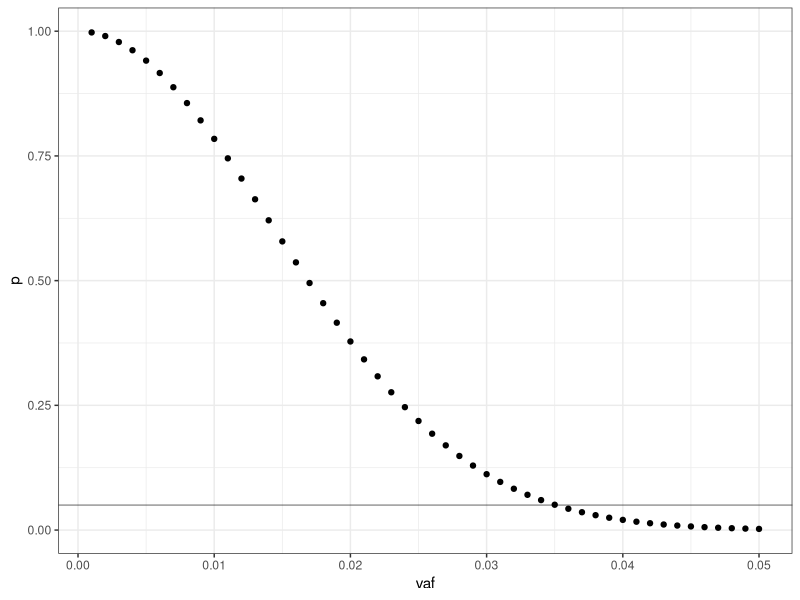
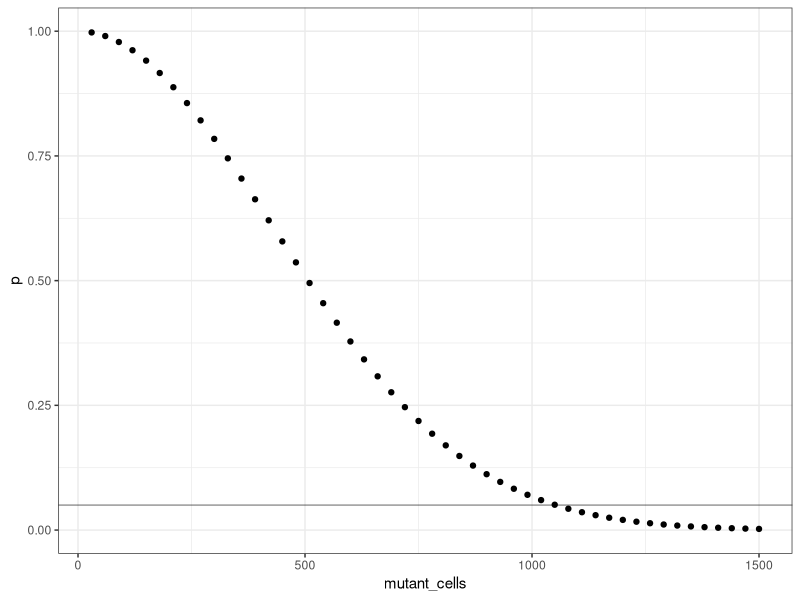
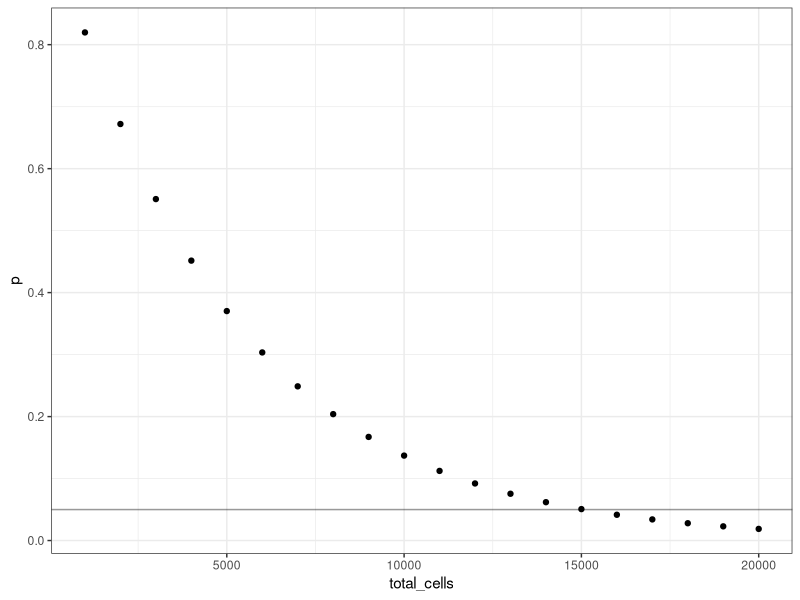
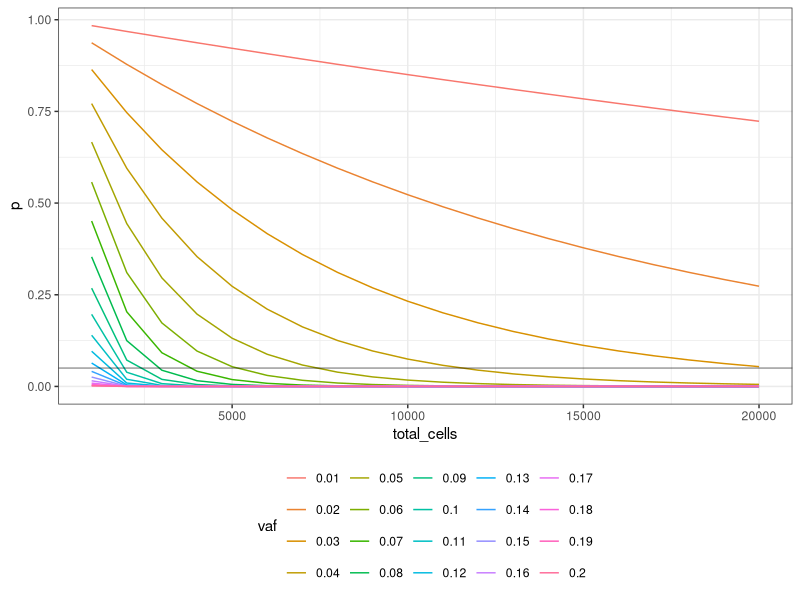

The R script that drew these images, in order:
## ---- chunk 1
DOCNAME = "Simulation_Benchmarking"
knitr::opts_chunk$set(autodep        = TRUE,
                      cache          = FALSE,
                      cache.path     = paste0("cache/", DOCNAME, "/"),
                      cache.comments = FALSE,
                      echo           = TRUE,
                      error          = FALSE,
                      fig.align      = "center",
                      fig.width      = 9,
                      fig.height     = 5,
                      dev            = c("png"),
                      message        = FALSE,
                      warning        = FALSE)
## ---- chunk 2
library(ggplot2)
## ---- chunk 3
d = 0.81
l = 0.2
v = seq(0.001, 0.05, 0.001)
f = (v / 2) * d * l
n = 15000
m = n * (v * 2)

vafs <- data.frame(vaf=v,
                   p=dbinom(0, m, f),
                   mutant_cells=(n * v * 2))

ggplot(vafs, aes(vaf, p)) +
    geom_point() +
    theme_bw() +
    geom_hline(yintercept=0.05, alpha=0.4)
## ---- chunk 4
ggplot(vafs, aes(mutant_cells, p)) +
    geom_point() +
    theme_bw() +
    geom_hline(yintercept=0.05, alpha=0.4)
## ---- chunk 5
deviation <- abs(0.05 - vafs$p)
print(vafs[which(deviation == min(deviation)),])
## ---- chunk 6
v = 0.035
n = seq(1000, 20000, 1000)
m = n * (v * 2)
f = (v / 2) * d * l

cells <- data.frame(vaf=v,
                    p=dbinom(0, m, f),
                    total_cells=n,
                    mutant_cells=(n * v * 2))

ggplot(cells, aes(total_cells, p)) +
    geom_point() +
    theme_bw() +
    geom_hline(yintercept=0.05, alpha=0.4)
## ---- chunk 7
cells_vs_vaf = NULL
V = seq(0.01, 0.20, 0.01)
for (v in V) {
    m = n * (v * 2)
    f = (v / 2) * d * l
    toadd <- data.frame(
        vaf=as.factor(v),
        p=dbinom(0, m, f),
        total_cells=n
    )
    cells_vs_vaf <- rbind(cells_vs_vaf, toadd)
}

ggplot(cells_vs_vaf, aes(total_cells, p, colour=vaf)) +
    geom_line() +
    theme_bw() +
    theme(legend.position = 'bottom') +
    geom_hline(yintercept=0.05, alpha=0.4)
